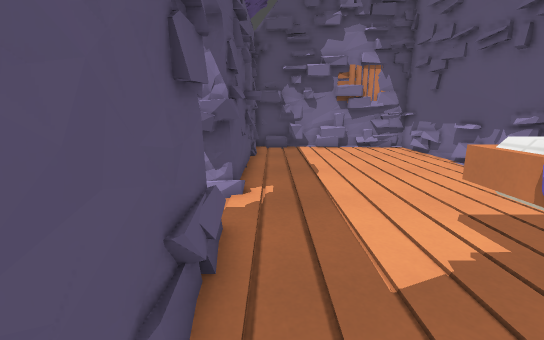
[1] (above)

12 first-person views from a walk through a level from a Godot 3-D game. The camera is 1.2 m above the floor, tilts 12° down and sees 90° across. The floor is counted in squares, 0.5 m on a side. Each view is taken from the middle of a square. On the plan, view 1 faces up. The plan holds only what a view shows up to about 18 squares ahead; the rest is blank. The place goes on beyond the plan. Surface patterns are stand-ins for the level's own textures.

[2]
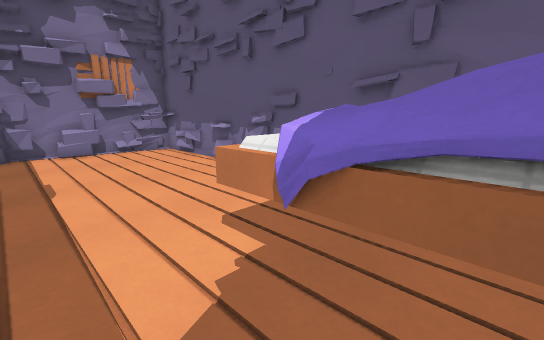

[3]
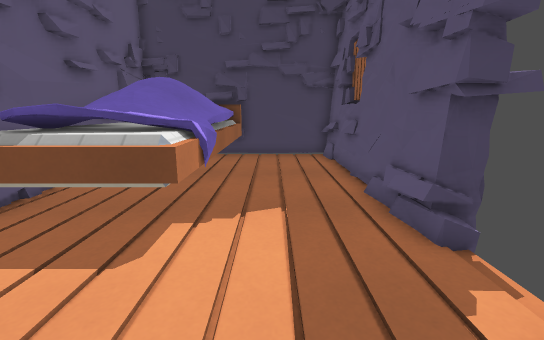

[4]
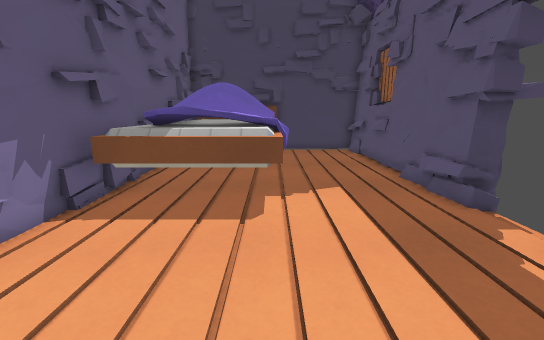

[5]
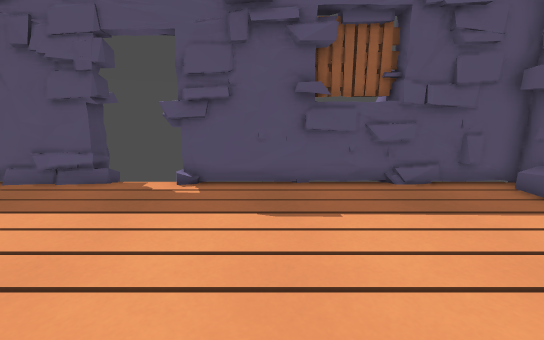

[6]
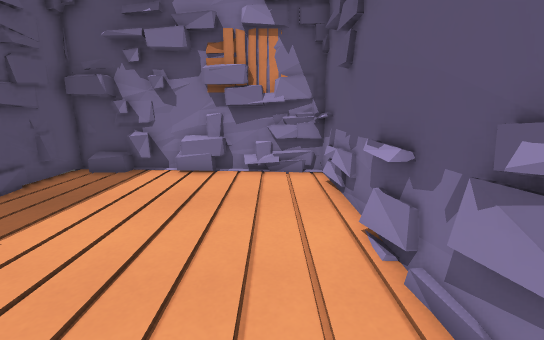

[7]
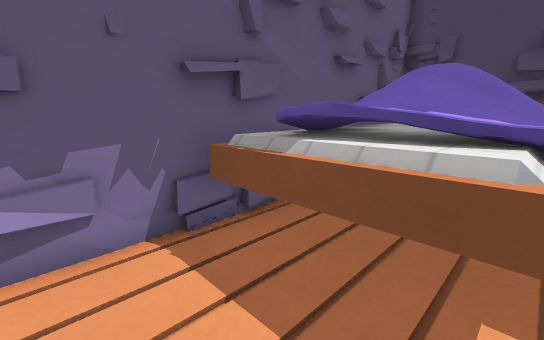

[8]
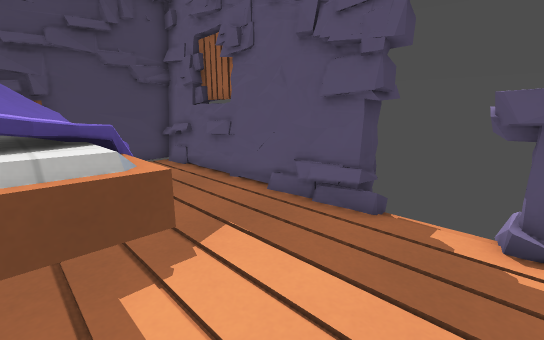

[9]
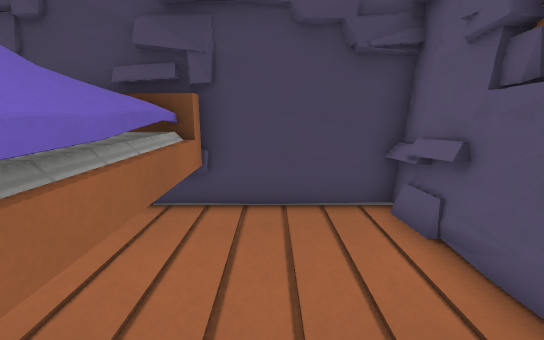

[10]
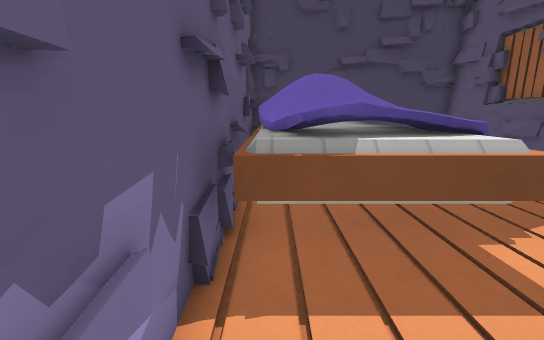

[11]
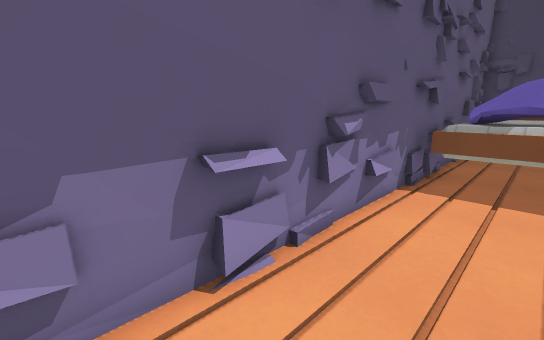

[12]
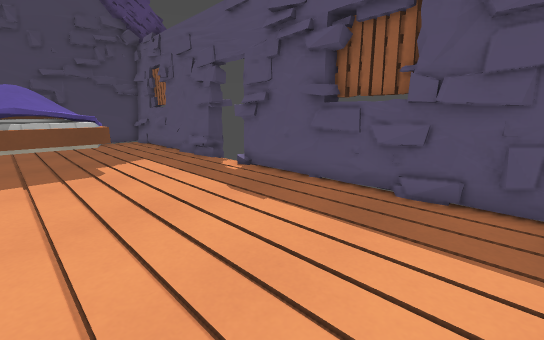

### Floor plan
Key: @ floor where view 1 was taken; # wall or solid block; . floor; = window, fence, low wall or low ledge; ^ raised ledge.
Columns run from 2 left of view 1 to 9 right of it. Each row starts with its distance up from view 1.
 19  ###########
 18  #.........#
 17  #.........^
 16  #.........=
 15  #.........#
 14  #.........#
 13  #.........^
 12  #.........#
 11  #.........#
 10  #.........#
  9  #.........#
  8 ##.........#
  7 ##.........#
  6  ..........#
  5 ##....^^^^^#
  4  #....^^^^^#
  3  #...=^^^^^#
  2  #....^^^^^#
  1  #....^^^^^#
  0  #@...^^^^^#
 -1  #....^^^^^#
 -2  #....^^  ^#
 -3  #....^^   #
 -4  #....^^^^ #
 -5  #....#^^^^#
 -6  ###########

Positions as (right, up) in squares from view 1, and headings:
1: (0, 0), facing up
2: (1, 1), facing up-right
3: (2, 10), facing down
4: (4, 12), facing down
5: (8, 11), facing left
6: (7, 8), facing up
7: (4, 8), facing down-right
8: (5, 8), facing down-left
9: (2, 1), facing down
10: (8, 9), facing down
11: (6, 15), facing down-right
12: (7, 18), facing down-left
